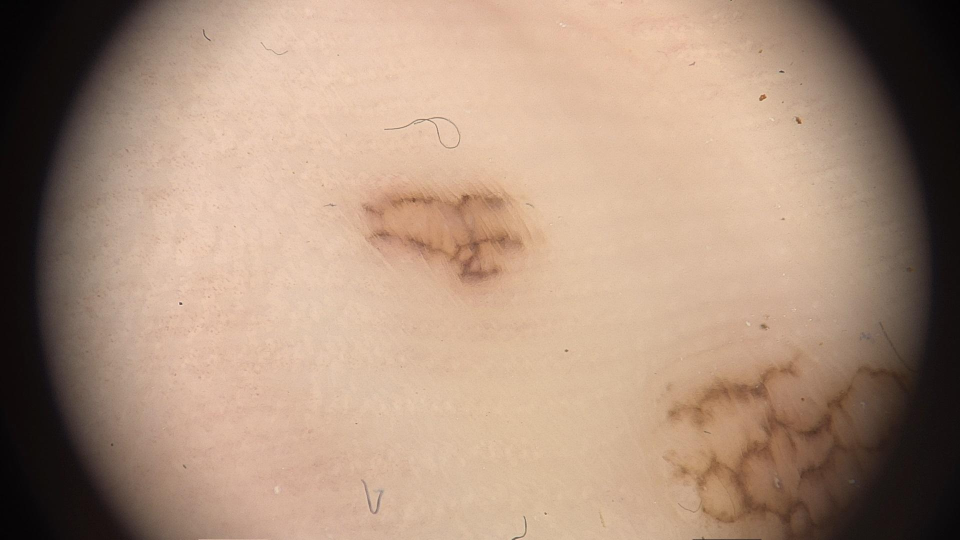
#> input picture Images/Lunares/1.jpg, 1920 x 1080 px (shown at 1/2 size); its folder holds only this picture in this run
$ python colorSpacesComparison.py   (older library calls are emulated)
#> lines starting #> are read from the running program, lines starting #| are printed output that depends on the picture
import cv2
import numpy as np

def BGR2CMYK(image, imageHsv):
    imageCopy = image.copy()
    h,s,v = cv2.split(imageHsv)

    bgrdash = imageCopy.astype(np.float)/255
    # Calculate K as (1 - whatever is biggest out of Rdash, Gdash, Bdash)
    K = 1 - np.max(bgrdash, axis=2)
    # Calculate C
    C = (1-bgrdash[...,2] - K)/(1-K)
    # Calculate M
    M = (1-bgrdash[...,1] - K)/(1-K)
    # Calculate Y
    Y = (1-bgrdash[...,0] - K)/(1-K)
    # Combine 4 channels into single image and re-scale back up to uint8
    CMYK = (np.dstack((C,M,Y,K)) * 255).astype(np.uint8)

    return CMYK


# Import image
for i in range(1,9):

    file = '../Images/Lunares/'+str(i)+'.jpg'

    img = cv2.imread(file)
#> img is the input picture: shape (1080, 1920, 3); mean B, G, R 124, 143.9, 171.2
    img = cv2.resize(img, (260,125)) # Redimensionado del frame
#> img: shape (125, 260, 3)

    b,g,r = cv2.split(img)
    imgBgr = np.concatenate((b,g,r), axis=1)


    # Extracting different color spaces of the image
    l,a,b = cv2.split(cv2.cvtColor(img, cv2.COLOR_BGR2Lab))
    imgLab = np.concatenate((l,a,b), axis=1)


    h,s,v = cv2.split(cv2.cvtColor(img, cv2.COLOR_BGR2HSV))
    imgHsv = np.concatenate((h,s,v), axis=1)


    c,m,y,k = cv2.split(BGR2CMYK(img.astype(float)/255., cv2.cvtColor(img, cv2.COLOR_BGR2HSV)))
#> in BGR2CMYK, `h,s,v = cv2.split(imageHsv)`: imageHsv: shape (125, 260, 3); mean H, S, V 19.8, 71.5, 171.1
#> k: shape (125, 260); every value is 254
    imgCmyk = np.concatenate((c,m,y), axis=1)
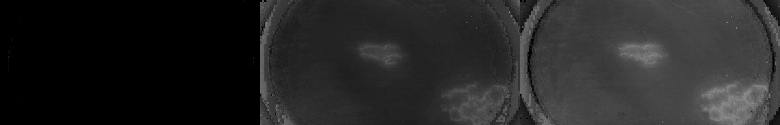
#> imgCmyk: shape (125, 780); min 0, max 150, mean 37.9


    h,l,s = cv2.split(cv2.cvtColor(img, cv2.COLOR_BGR2HLS))
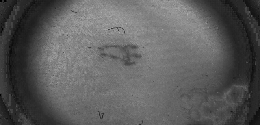
#> s: shape (125, 260); min 0, max 181, mean 92.4
    imgHls = np.concatenate((h,l,s), axis=1)
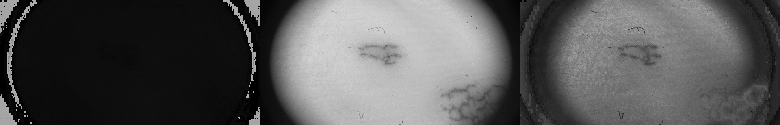
#> imgHls: shape (125, 780); min 0, max 215, mean 86.6


    l,u,v = cv2.split(cv2.cvtColor(img, cv2.COLOR_BGR2LUV))
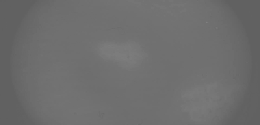
#> u: shape (125, 260); min 96, max 127, mean 109.6
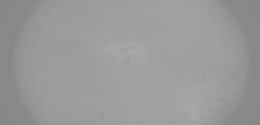
#> v: shape (125, 260); min 134, max 171, mean 153.6
    imgLuv = np.concatenate((l,u,v), axis=1)
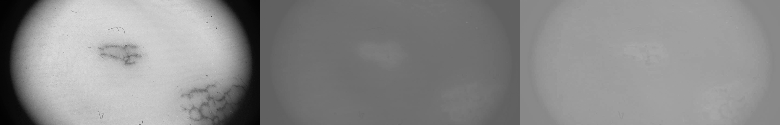
#> imgLuv: shape (125, 780); min 2, max 220, mean 138.9

    img2show = np.concatenate((imgLab,imgHsv), axis=1)
    img2show = np.concatenate((img2show,np.concatenate((imgCmyk,imgHls), axis=1)), axis=0)
#> img2show: shape (250, 1560)
    img2show = np.concatenate((img2show,np.concatenate((imgLuv,imgBgr), axis=1)), axis=0)
#> img2show: shape (375, 1560)

    img2show = cv2.cvtColor(img2show, cv2.COLOR_GRAY2BGR)
#> img2show: shape (375, 1560, 3)

    cv2.putText(img2show, 'Lab', (12,25), cv2.FONT_HERSHEY_SIMPLEX, 1, (51, 87, 255), 2, cv2.LINE_AA)
    cv2.putText(img2show, 'Hsv', (792,25), cv2.FONT_HERSHEY_SIMPLEX, 1, (51, 87, 255), 2, cv2.LINE_AA)
    cv2.putText(img2show, 'cmy', (12,150), cv2.FONT_HERSHEY_SIMPLEX, 1, (51, 87, 255), 2, cv2.LINE_AA)
    cv2.putText(img2show, 'hls', (792,150), cv2.FONT_HERSHEY_SIMPLEX, 1, (51, 87, 255), 2, cv2.LINE_AA)
    cv2.putText(img2show, 'luv', (12,275), cv2.FONT_HERSHEY_SIMPLEX, 1, (51, 87, 255), 2, cv2.LINE_AA)
    cv2.putText(img2show, 'Bgr', (792,275), cv2.FONT_HERSHEY_SIMPLEX, 1, (51, 87, 255), 2, cv2.LINE_AA)
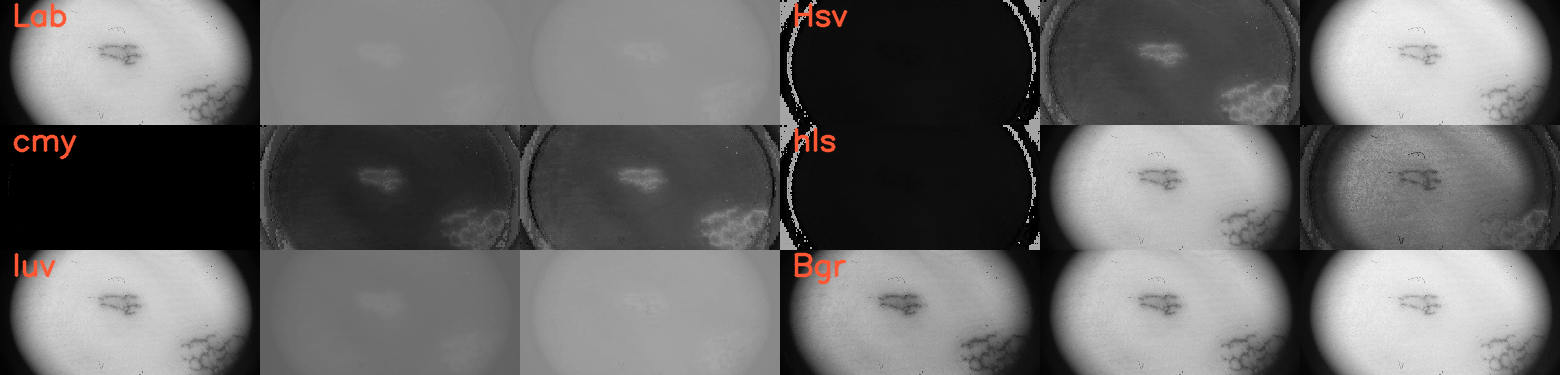
#> img2show: shape (375, 1560, 3); mean B, G, R 106.8, 106.9, 107.7
#> (the run stopped early here; a loop or call above may not have finished)
